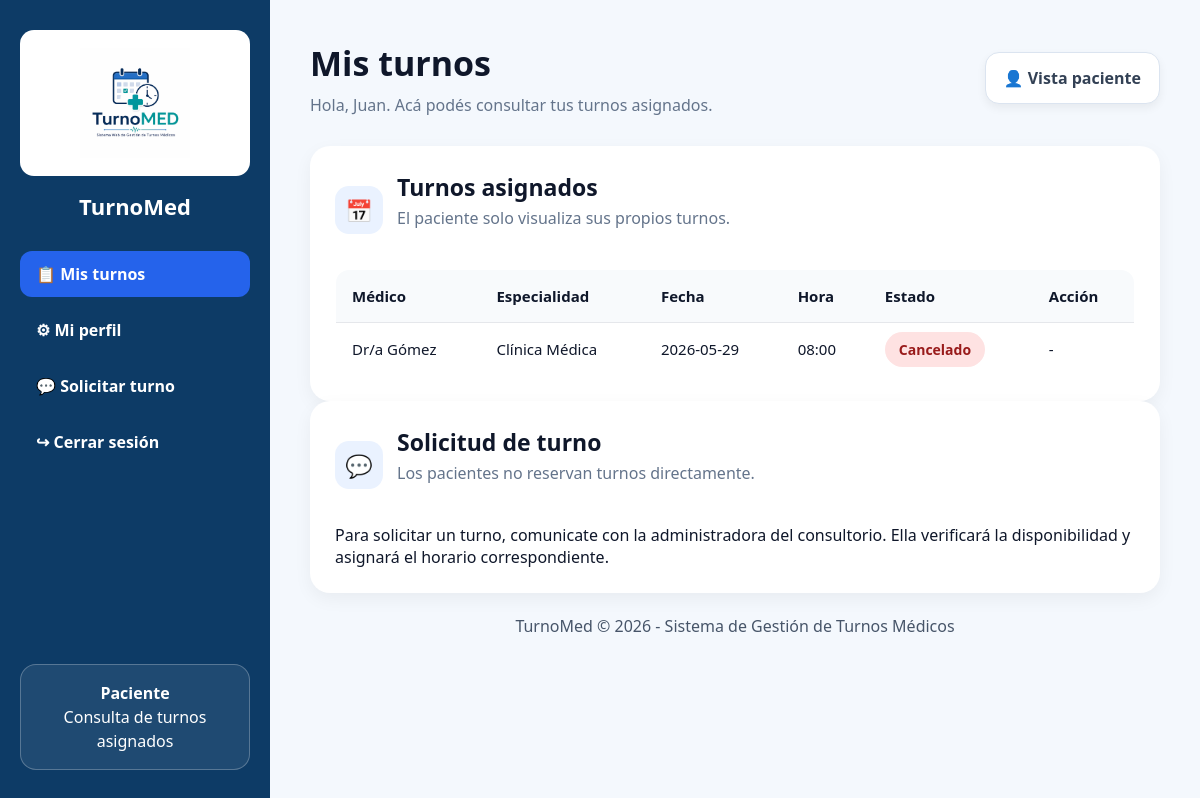
Before: /paciente (signed in) with the older database file.
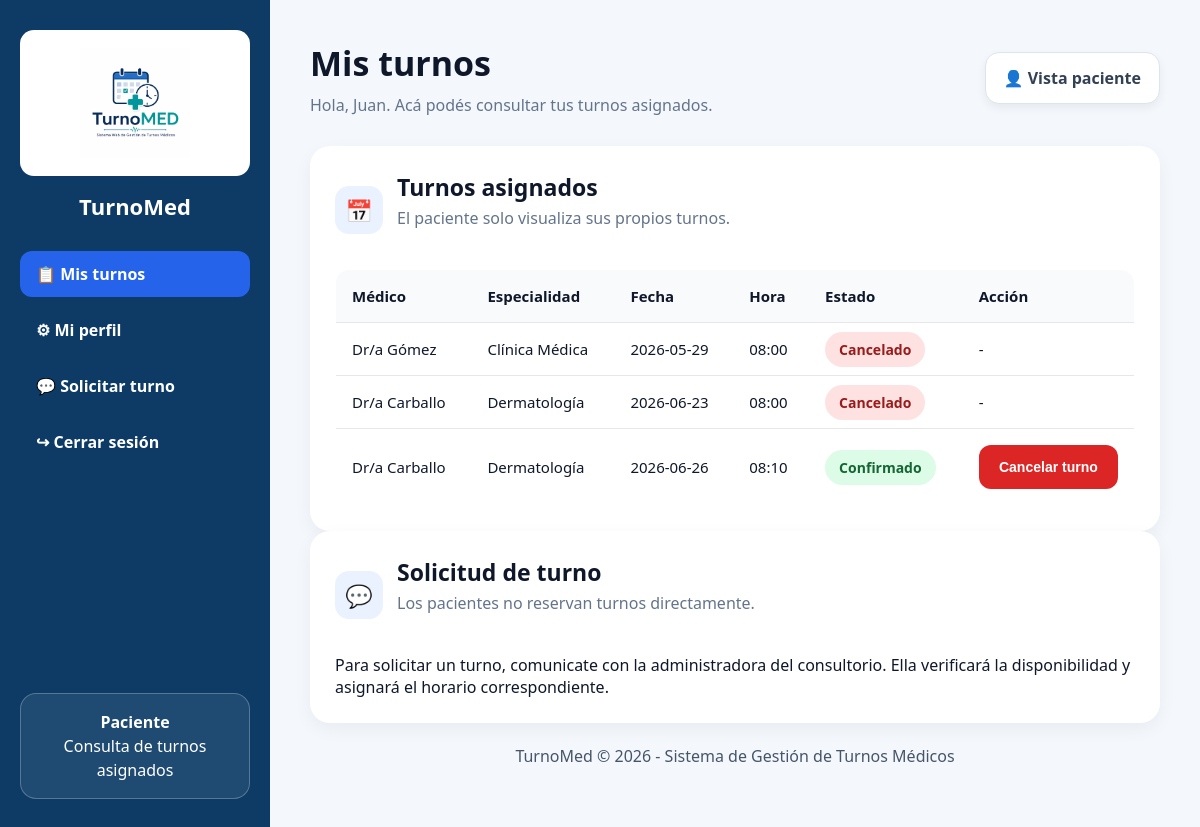
After: the same page with the newer database file.
### tables this page shows
CREATE TABLE usuarios (
            id_usuario INTEGER PRIMARY KEY AUTOINCREMENT,
            nombre TEXT NOT NULL,
            apellido TEXT NOT NULL,
            dni TEXT,
            telefono TEXT,
            email TEXT UNIQUE NOT NULL,
            password TEXT NOT NULL,
            rol TEXT NOT NULL DEFAULT 'paciente'
        );

CREATE TABLE turnos (
            id INTEGER PRIMARY KEY AUTOINCREMENT,
            id_paciente INTEGER NOT NULL,
            id_horario INTEGER NOT NULL,
            id_medico INTEGER NOT NULL,
            paciente TEXT NOT NULL,
            especialidad TEXT NOT NULL,
            fecha TEXT NOT NULL,
            hora TEXT NOT NULL,
            estado TEXT NOT NULL DEFAULT 'Confirmado',
            llamado INTEGER NOT NULL DEFAULT 0,
            FOREIGN KEY (id_paciente) REFERENCES usuarios(id_usuario),
            FOREIGN KEY (id_horario) REFERENCES horarios(id_horario),
            FOREIGN KEY (id_medico) REFERENCES medicos(id_medico)
        );

CREATE TABLE medicos (
            id_medico INTEGER PRIMARY KEY AUTOINCREMENT,
            nombre TEXT NOT NULL,
            apellido TEXT NOT NULL,
            especialidad TEXT NOT NULL,
            email TEXT,
            telefono TEXT,
            foto TEXT,
            activo INTEGER DEFAULT 1
        );

### app.py (the view)
@app.route("/paciente")
@login_required
def paciente():
    if current_user.rol != "paciente":
        flash("No tenés permiso para ingresar a la vista paciente.")
        return redirect(url_for("login"))
    return render_template(
        "paciente.html",
        usuario=current_user,
        turnos=obtener_turnos_por_paciente(current_user.id)
    )

### app.py (called while the page is built)
def get_conn():
    os.makedirs("database", exist_ok=True)
    conn = sqlite3.connect(DB_PATH)
    conn.row_factory = sqlite3.Row
    return conn

@login_manager.user_loader
def load_user(user_id):
    conn = get_conn()
    usuario = conn.execute(
        "SELECT * FROM usuarios WHERE id_usuario = ?",
        (user_id,)
    ).fetchone()
    conn.close()
    if usuario:
        return User(usuario)
    return None

def obtener_turnos_por_paciente(id_paciente):
    conn = get_conn()
    turnos = conn.execute("""
        SELECT
            turnos.*,
            medicos.nombre AS medico_nombre,
            medicos.apellido AS medico_apellido
        FROM turnos
        INNER JOIN medicos ON turnos.id_medico = medicos.id_medico
        WHERE turnos.id_paciente = ?
        ORDER BY turnos.fecha, turnos.hora
    """, (id_paciente,)).fetchall()
    conn.close()
    return turnos

### templates/paciente.html (shortened to what this page needs)
<!DOCTYPE html>
<html lang="es">
<head>
    <link rel="stylesheet"
          href="{{ url_for('static', filename='estilos.css') }}">
</head>
<body>
<div class="layout">
    <aside class="sidebar">
        <div class="sidebar-logo-box">
            <img
                src="{{ url_for('static', filename='logo.png') }}"
                alt="TurnoMed">
        </div>
        <h2>TurnoMed</h2>
        <nav class="menu">
            <a href="/paciente" class="active">
                📋 Mis turnos
            </a>
            <a href="/paciente/perfil">
                ⚙ Mi perfil
            </a>
            <a href="#solicitud">
                💬 Solicitar turno
            </a>
            <a href="/logout">
                ↪ Cerrar sesión
            </a>
        </nav>
        <div class="sidebar-info">
            <strong>Paciente</strong>
            <p>Consulta de turnos asignados</p>
        </div>
    </aside>
    <main class="content">
        <header class="page-header">
            <div>
                <h1>
                    Mis turnos
                </h1>
                <p>
                    Hola,
                    {{ usuario.nombre }}.
                    Acá podés consultar tus turnos asignados.
                </p>
            </div>
            <div class="date-pill">
                👤 Vista paciente
            </div>
        </header>
        <section class="card table-card">
            <div class="card-title">
                <div class="icon-box">
                    📅
                </div>
                <div>
                    <h2>
                        Turnos asignados
                    </h2>
                    <p class="table-description">
                        El paciente solo visualiza sus propios turnos.
                    </p>
                </div>
            </div>
            <table>
                <thead>
                    <tr>
                        <th>Médico</th>
                        <th>Especialidad</th>
                        <th>Fecha</th>
                        <th>Hora</th>
                        <th>Estado</th>
                        <th>Acción</th>
                    </tr>
                </thead>
                <tbody>
                {% if turnos %}
                    {% for turno in turnos %}
                        <tr>
                            <td>
                                Dr/a
                                {{ turno.medico_apellido }}
                            </td>
                            <td>
                                {{ turno.especialidad }}
                            </td>
                            <td>
                                {{ turno.fecha }}
                            </td>
                            <td>
                                {{ turno.hora }}
                            </td>
                            <td>
                                {% if turno.estado == "Cancelado" %}
                                    <span class="estado-cancelado">
                                        Cancelado
                                    </span>
                                {% else %}
                                    <span class="estado">
                                        Confirmado
                                    </span>
                                {% endif %}
                            </td>
                            <td>
                                {% if turno.estado != "Cancelado" %}
                                    <form
                                        method="POST"
                                        action="/paciente/cancelar_turno/{{ turno.id }}"
                                        onsubmit="return confirm('¿Está seguro que desea cancelar este turno?');">
                                        <button
                                            type="submit"
                                            class="btn-danger">
                                            Cancelar turno
                                        </button>
                                    </form>
                                {% else %}
                                    -
                                {% endif %}
                            </td>
                        </tr>
                    {% endfor %}
                {% endif %}
                </tbody>
            </table>
        </section>
        <section class="card" id="solicitud">
            <div class="card-title">
                <div class="icon-box">
                    💬
                </div>
                <div>
                    <h2>
                        Solicitud de turno
                    </h2>
                    <p class="table-description">
                        Los pacientes no reservan turnos directamente.
                    </p>
                </div>
            </div>
            <p>
                Para solicitar un turno,
                comunicate con la administradora del consultorio.
                Ella verificará la disponibilidad
                y asignará el horario correspondiente.
            </p>
        </section>
        <footer class="footer">
            TurnoMed © 2026 - Sistema de Gestión de Turnos Médicos
        </footer>
    </main>
</div>
</body>
</html>

Changed rows visible on the page:
added turnos: medico_apellido "Carballo", especialidad "Dermatología", fecha "2026-06-23", hora "08:00", estado "Cancelado"
added turnos: medico_apellido "Carballo", especialidad "Dermatología", fecha "2026-06-26", hora "08:10", estado "Confirmado"
